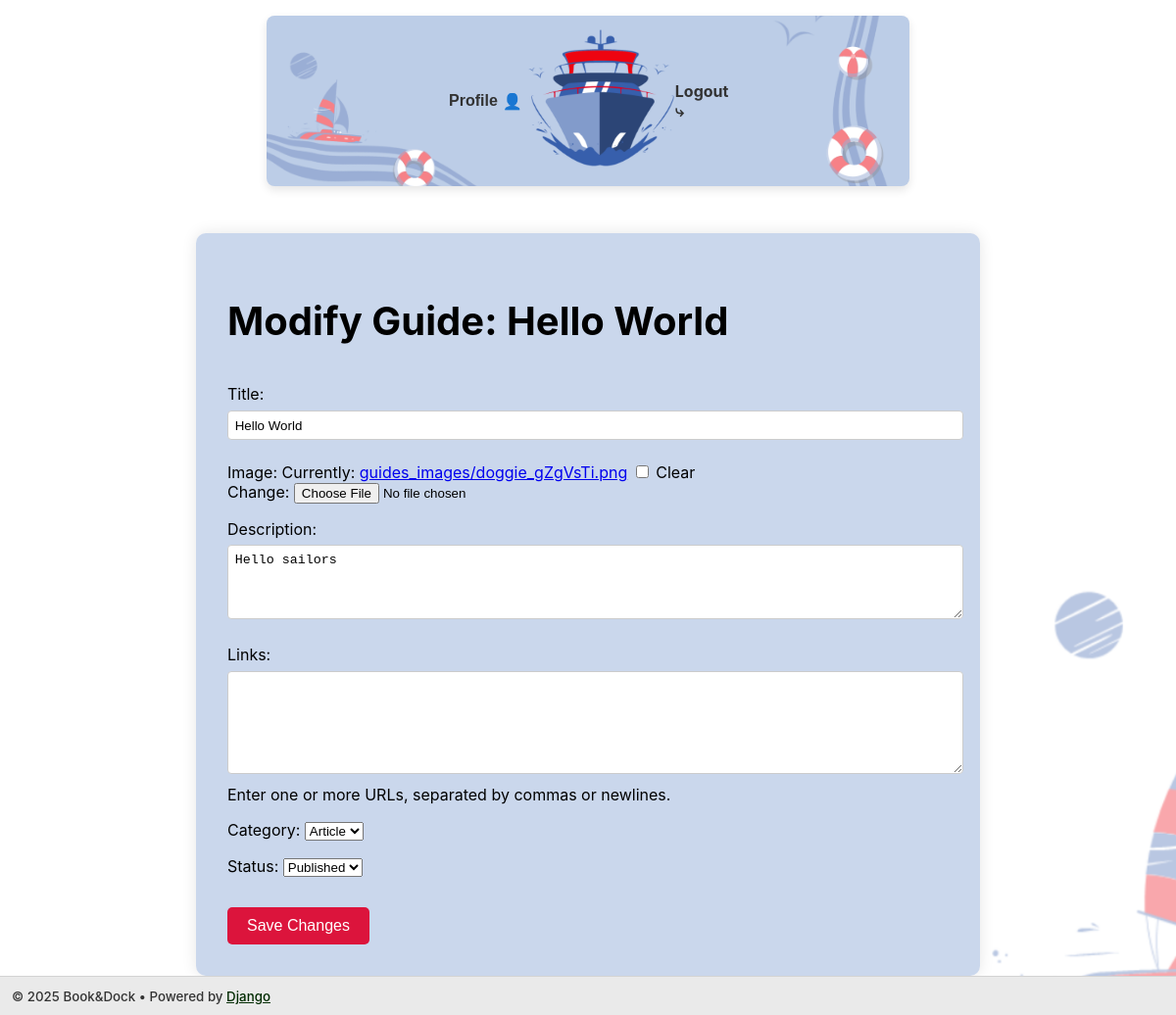
/recipes/recipe/9/modify_guide/ (signed in), run on an earlier commit of the app's database.
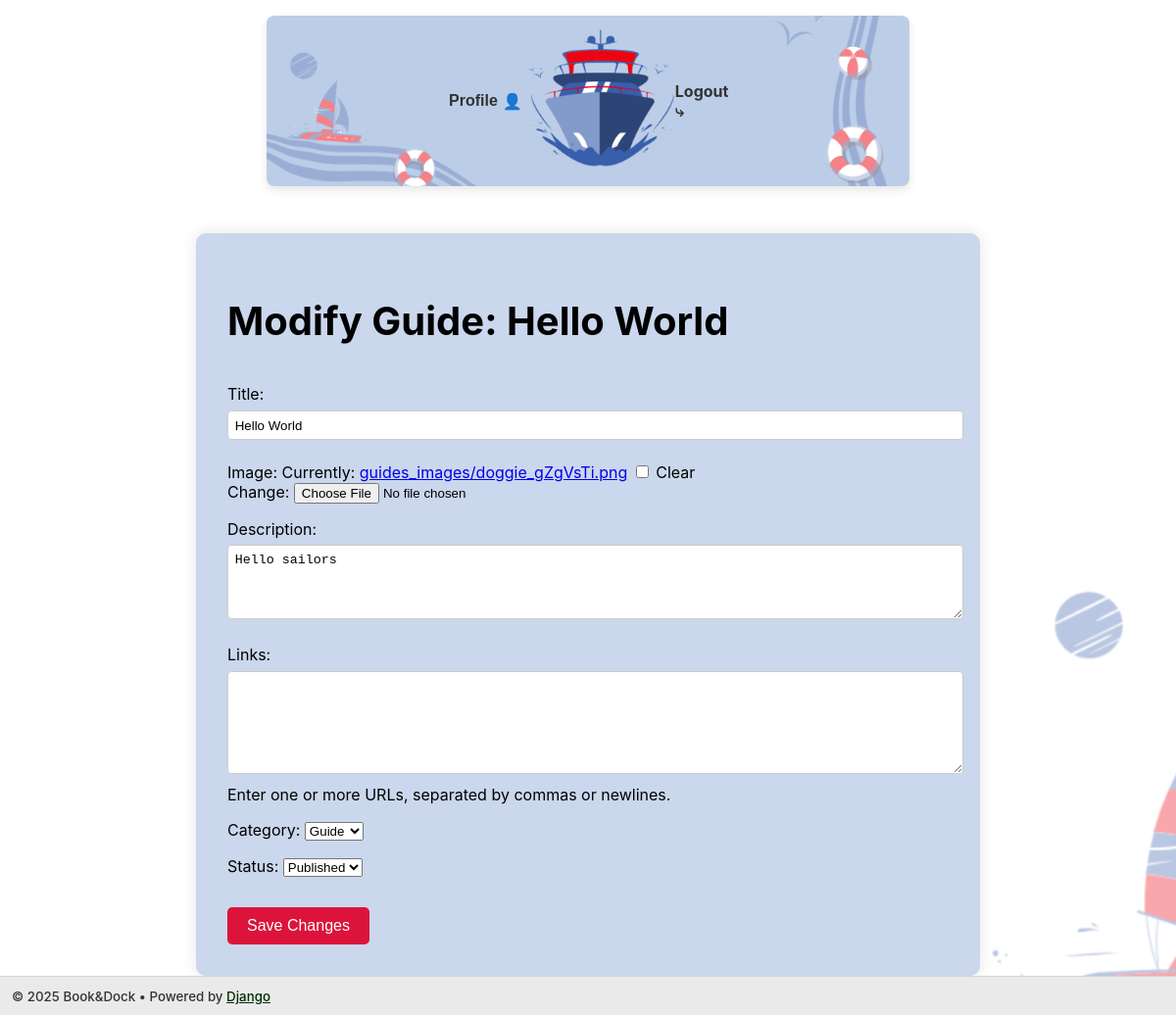
And on a later commit of the database.
### BookAndDock/models.py (models this page shows, shortened)
class Guide(models.Model):
    STATUS_CHOICES = [
        ('draft', 'Draft'),  # Unpublished
        ('published', 'Published'),  # Published
    ]
    CATEGORY_CHOICES = [
        ('guide', 'Guide'),
        ('article', 'Article'),
    ]
    title = models.CharField(max_length=255)
    image = models.ImageField(upload_to='guides_images/', blank=True, null=True)
    description = models.TextField()
    links = models.JSONField(default=list, blank=True)  # Replacing 'tips'
    created_by = models.ForeignKey(User, on_delete=models.CASCADE)
    created_at = models.DateTimeField(auto_now_add=True)
    status = models.CharField(max_length=10, choices=STATUS_CHOICES, default='draft')
    category = models.CharField(max_length=10, choices=CATEGORY_CHOICES, default='guide')

### BookAndDock/views.py (the view, shortened to what this page needs)
# urls.py: path('recipe/<int:pk>/modify_guide/', views.modify_guide, name='modify_guide'),
@login_required
def modify_guide(request, pk):
    guide = get_object_or_404(Guide, pk=pk)
    if request.method == 'POST':
        form = GuideForm(request.POST, request.FILES, instance=guide)
        if form.is_valid():
            guide = form.save(commit=False)
            links_list = form.cleaned_data.get('links', [])
            guide.links = links_list
            publication_date = datetime.now().replace(microsecond=0).isoformat()
            guide.save()
            api_payload = {
                "title": guide.title,
                "content": guide.description,
                "authorId": request.user.id,  # assuming it matches external authorId
                "publicationDate": publication_date,  # adjust if field differs
                "images": [request.build_absolute_uri(guide.image.url)] if guide.image else [],
                "links": links_list,  # Add logic if you have links field
                "guideStatus": guide.status.upper(),
                "guideCategory": guide.category.upper()
            }
            print(json.dumps(api_payload, indent=2))
            try:
                response = requests.put(
                    f"http://localhost:8080/guides/{guide.id}",
                    json=api_payload
                )
                response.raise_for_status()
                print(f"Guide {guide.id} synced to API.")
            except requests.RequestException as e:
                print(f"Failed to sync guide to API: {e}")
            if guide.category.upper() == 'ARTICLE':
                return redirect('profile_articles')
            else:
                return redirect('profile_guides')
    else:
        initial_links = guide.links
        if not isinstance(initial_links, list):
            initial_links = [str(initial_links)]
        form = GuideForm(instance=guide, initial={'links': "\n".join(initial_links)})
    return render(request, 'editor-guide/modify_guide.html', {'form': form, 'guide': guide})

### BookAndDock/forms.py (shortened to what this page needs)
class GuideForm(forms.ModelForm):
    links = forms.CharField(
        required=False,
        widget=forms.Textarea(attrs={'rows': 6}),
        help_text="Enter one or more URLs, separated by commas or newlines."
    )
    class Meta:
        model = Guide
        fields = ['title', 'image', 'description', 'links', 'category', 'status']
        widgets = {
            'description': forms.Textarea(attrs={'rows': 4}),
            'links': forms.Textarea(attrs={'rows': 6}),
            'status': forms.Select(),
        }

### templates/editor-guide/modify_guide.html (shortened to what this page needs)
{% extends 'base.html' %}
{% block content %}
<div class="recipe-detail-container">
    <h2 class="recipe-title">Modify Guide: {{ guide.title }}</h2>
    <form method="post" enctype="multipart/form-data">
        <div class="form-group">
            {{ form.as_p }}
        </div>
        <button type="submit" class="submit-button">Save Changes</button>
    </form>
</div>
{% endblock %}

### templates/base.html (shortened to what this page needs)
{% load static %}
<!DOCTYPE html>
<html lang="en">
<head>
    <link rel="stylesheet" href="{% static 'styleboats.css' %}">
</head>
<body>
<header>
    <nav>
        {% if user.is_authenticated %}
                <div class="dropdown">
                    <button class="dropbtn">
                        Profile <span>👤</span>
                    </button>
                </div>
        {% else %}
                <a href="{% url 'about' %}">
                    <span>About</span>
                    <span>ℹ️</span>
                </a>
        {% endif %}
        <a href="{% url 'home' %}">
                <img src="{% static 'boat.png' %}" alt="Cooking Project Logo" class="logo">
        </a>
        {% if user.is_authenticated %}
                <a href="{% url 'logout' %}">
                    <span>Logout</span>
                    <span>⤷</span>
                </a>
        {% endif %}
    </nav>
</header>
<main>
    {% block content %}{% endblock %}
</main>
<footer>
    &copy; {% now "Y" %} Book&Dock • Powered by <a href="https://www.djangoproject.com">Django</a>
</footer>
</body>
</html>

### static/styleboats.css (style rules this page uses)
html { position: relative; min-height: 100vh; font-family: -apple-system, BlinkMacSystemFont, "Segoe UI", Helvetica, Arial, sans-serif, "Apple Color Emoji", "Segoe UI Emoji", "Segoe UI Symbol"; background: url('/static/background.png') no-repeat center center fixed; background-size: cover; }
body { margin: 0; }
main { margin: auto; padding: 2em 4em 40px; max-width: 800px; }
p { text-align: justify; }
header { position: sticky; top: 1em; }
nav { position: relative; padding: 10px 15%; margin: 1em 17em; border-radius: 8px; display: flex; flex-direction: row; justify-content: space-between; align-items: center; box-shadow: 0 4px 10px rgba(0, 0, 0, 0.1); }
nav::before { content: ""; position: absolute; top: 0; left: 0; right: 0; bottom: 0; background-image: url('/static/back.png'); background-size: cover; background-position: center; background-repeat: no-repeat; opacity: 0.5; border-radius: 8px; z-index: -1; }
nav .logo { max-height: 150px; }
nav a { text-decoration: none; font-weight: bold; color: #333; }
.dropdown { position: relative; display: inline-block; }
.dropbtn { background-color: transparent; border: none; cursor: pointer; font-size: 1rem; text-decoration: none; font-weight: bold; color: #333; display: flex; align-items: center; gap: 5px; }
footer { position: absolute; box-sizing: border-box; bottom: 0; width: 100%; height: 40px; padding: 12px; background-color: #eaeaea; color: #333333; font-size: smaller; font-weight: 500; border-top: lightgray 1px solid; }
footer a { color: #002b00; }
form input[type="text"], form textarea { width: 100%; padding: 0.5em; margin: 0.5em 0; border: 1px solid #ccc; border-radius: 4px; }
.recipe-detail-container { max-width: 900px; margin: auto; padding: 2em; background-color: rgb(123, 156, 207, 0.4); box-shadow: 0 0 15px rgba(0, 0, 0, 0.1); border-radius: 10px; }
.recipe-title { font-size: 2.5em; font-weight: bold; margin-bottom: 1em; }
.submit-button { padding: 10px 20px; background-color: rgba(220, 20 , 60 , 1); color: white; font-size: 1em; margin-top: 15px; border: none; border-radius: 5px; cursor: pointer; }

What changed in the data, as far as the page shows it:
changed Guide "Hello World": category "Article" → "Guide"
